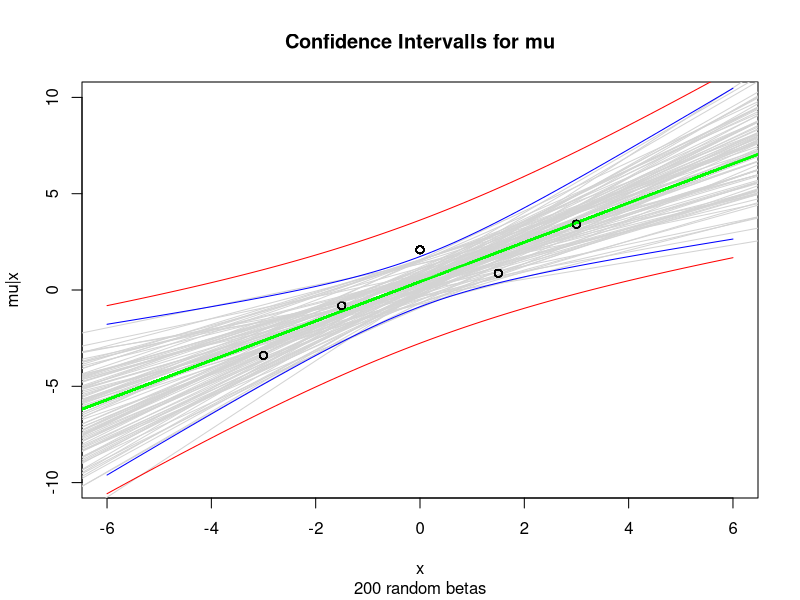
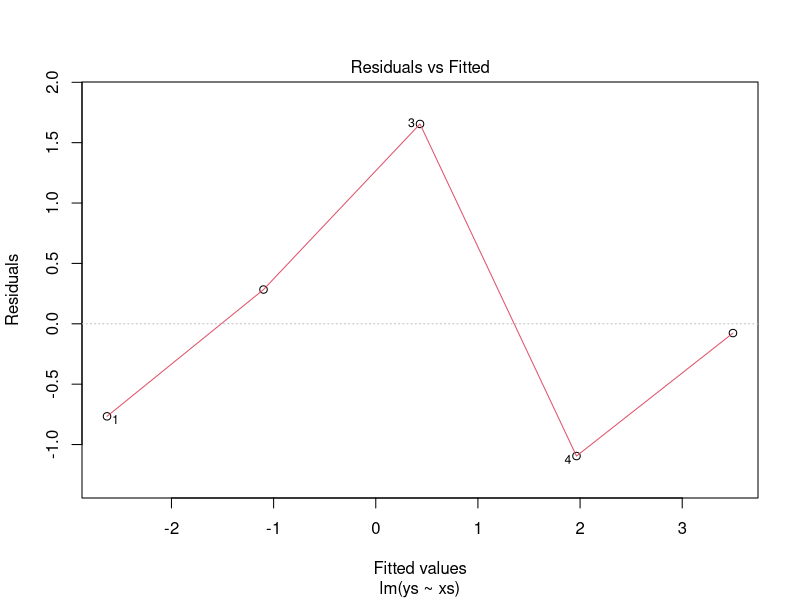
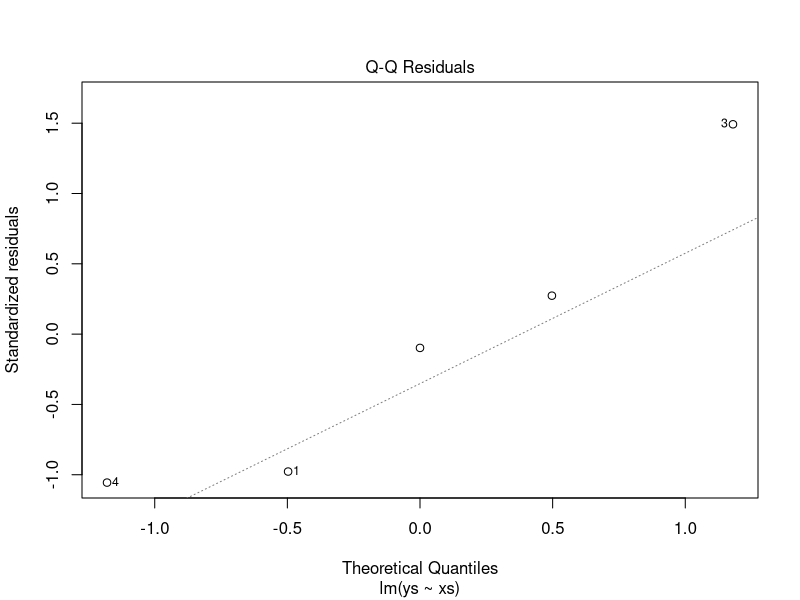

Write the R code that produced these figures, in order.
# Gernerate and plot datapoints
xs = seq(-3, 3,1.5)
n=length(xs)
set.seed(2)
ys = rnorm(n, mean=xs * 1 + 0.5, sd=1) 
plot(xs,ys, xlim=c(-6,6), ylim=c(-10,10), xlab='x',ylab='mu|x', main='Confidence Intervalls for mu', sub = '200 random betas')
#plot(xs,ys, xlim=c(-6,6), ylim=c(-10,10), xlab='x',ylab='')

# plot best line
l = lm(ys ~ xs)
abline(l, col='green', lwd=2)

d = summary(l)
mean = d$coefficients[,1]
sds = d$coefficients[,2]
for (i in 1:100){
  beta0 = rnorm(n = 1, mean = mean[1], sds[1]) #Just for demo, in real t distributed     
  beta1 = rnorm(1, mean=mean[2], sds[2]) #Just for demo in real t-distributed
  lines(seq(-10,10,0.1), beta0 + beta1 * seq(-10,10,0.1), col='lightgrey')
  abline(l, col='green', lwd=2)
  points(xs,ys, xlim=c(-4,4), ylim=c(-10,10))
}


datanew <- data.frame(xs = seq(-6,6,by = 0.1))
pred1 <- predict(l, newdata = datanew, interval = "confidence", level=0.9) 
pred2 <- predict(l, newdata = datanew, interval = "prediction", level=0.9)
lines(datanew$xs, pred1[,2], col = "blue") 
lines(datanew$xs, pred1[,3], col = "blue") 
lines(datanew$xs, pred2[,2], col = "red") 
lines(datanew$xs, pred2[,3], col = "red")

# Tukey-Anscombe-Plot
plot(l, which = 1)

# Q-Q Plot
plot(l, which = 2)
